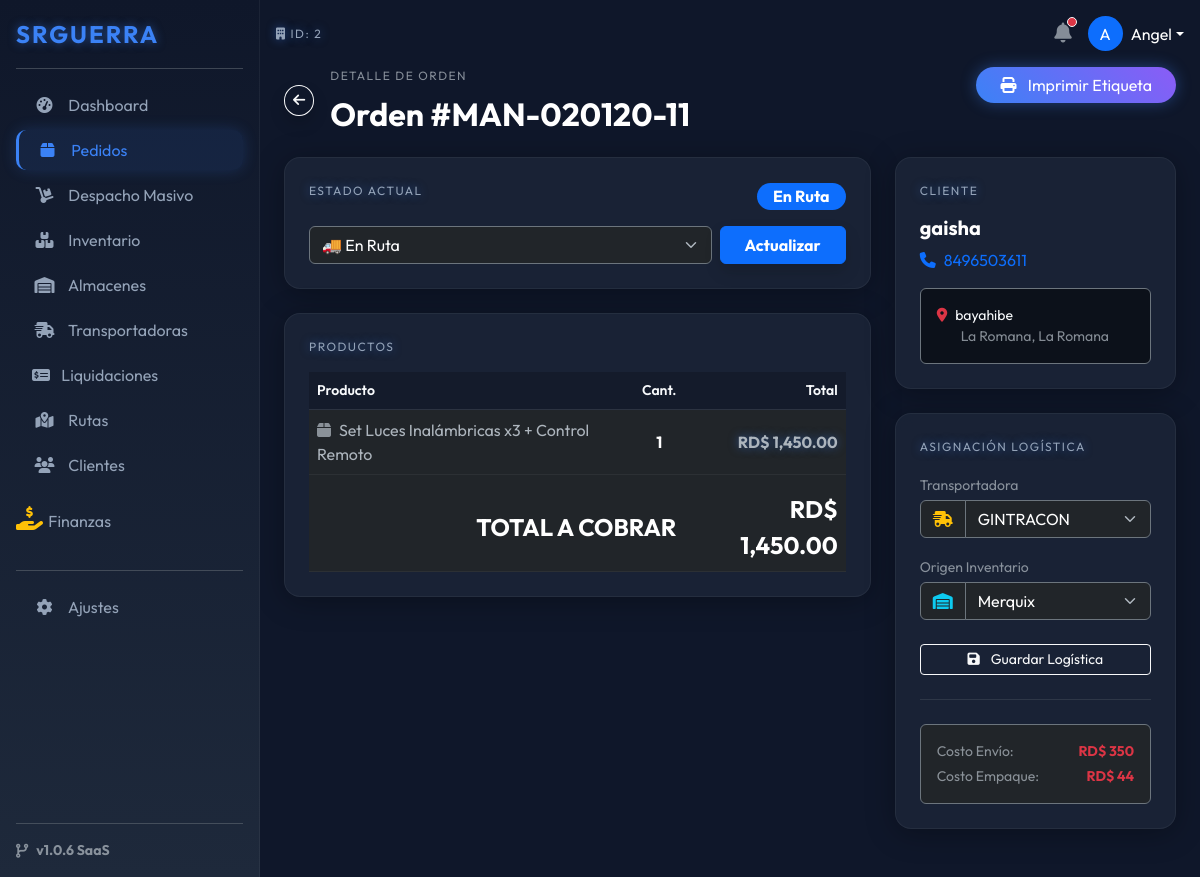
The page /index.php?ruta=pedidos/ver&id=28 (signed in) on the database its author committed.
### tables this page shows
CREATE TABLE `pedidos` (
  `id` int(11) NOT NULL,
  `empresa_id` int(11) NOT NULL,
  `cliente_id` int(11) NOT NULL,
  `transportadora_id` int(11) DEFAULT NULL,
  `almacen_id` int(11) DEFAULT NULL,
  `shopify_order_id` bigint(20) DEFAULT NULL,
  `origen` varchar(50) DEFAULT 'Manual',
  `numero_orden` varchar(50) NOT NULL,
  `estado_interno` enum('Nuevo','Confirmado','En Ruta','Entregado','Devuelto','Rechazado','Cancelado') DEFAULT 'Nuevo',
  `total_venta` decimal(10,2) NOT NULL,
  `costo_envio_real` decimal(10,2) DEFAULT 0.00,
  `costo_empaque_real` decimal(10,2) DEFAULT 0.00,
  `notas_internas` text DEFAULT NULL,
  `motivo_rechazo` text DEFAULT NULL,
  `guia_transporte` varchar(100) DEFAULT NULL,
  `fecha_creacion` datetime DEFAULT current_timestamp(),
  `fecha_entrega` datetime DEFAULT NULL,
  `fecha_actualizacion` datetime DEFAULT NULL
);

CREATE TABLE `pedidos_detalle` (
  `id` int(11) NOT NULL,
  `pedido_id` int(11) NOT NULL,
  `producto_id` int(11) DEFAULT NULL,
  `nombre_producto` varchar(255) NOT NULL,
  `cantidad` int(11) NOT NULL,
  `precio_unitario` decimal(10,2) NOT NULL,
  `costo_unitario` decimal(10,2) DEFAULT 0.00
);

CREATE TABLE `clientes` (
  `id` int(11) NOT NULL,
  `empresa_id` int(11) NOT NULL,
  `nombre` varchar(150) NOT NULL,
  `telefono` varchar(50) NOT NULL,
  `email` varchar(150) DEFAULT NULL,
  `provincia` varchar(100) DEFAULT NULL,
  `ciudad` varchar(100) DEFAULT NULL,
  `direccion` text DEFAULT NULL,
  `shopify_customer_id` bigint(20) DEFAULT NULL
);

CREATE TABLE `transportadoras` (
  `id` int(11) NOT NULL,
  `empresa_id` int(11) NOT NULL,
  `nombre` varchar(100) NOT NULL,
  `telefono` varchar(20) DEFAULT NULL,
  `codigo_acceso` varchar(50) DEFAULT NULL,
  `pin_acceso` varchar(255) DEFAULT NULL,
  `costo_envio_fijo` decimal(10,2) DEFAULT 0.00,
  `activo` tinyint(1) DEFAULT 1,
  `es_publica` tinyint(1) DEFAULT 0 COMMENT '1=Visible para todas las empresas'
);

CREATE TABLE `almacenes` (
  `id` int(11) NOT NULL,
  `empresa_id` int(11) NOT NULL,
  `nombre` varchar(100) NOT NULL,
  `ubicacion` varchar(255) DEFAULT NULL,
  `costo_empaque` decimal(10,2) DEFAULT 0.00,
  `activo` tinyint(1) DEFAULT 1
);

### modules/pedidos/ver.php (the view, shortened to what this page needs)
<?php
$pedido_id = isset($_GET['id']) ? (int)$_GET['id'] : 0;
$empresa_id = $_SESSION['empresa_id'];
$sql = "SELECT p.*,
               c.nombre as cli_nombre, c.telefono as cli_telefono, c.direccion as cli_direccion,
               c.ciudad as cli_ciudad, c.provincia as cli_provincia,
               t.nombre as trans_nombre,
               a.nombre as almacen_nombre
        FROM pedidos p
        LEFT JOIN clientes c ON p.cliente_id = c.id
        LEFT JOIN transportadoras t ON p.transportadora_id = t.id
        LEFT JOIN almacenes a ON p.almacen_id = a.id
        WHERE p.id = ? AND p.empresa_id = ?";
$stmt = $pdo->prepare($sql);
$stmt->execute([$pedido_id, $empresa_id]);
$pedido = $stmt->fetch();
$lista_trans = $pdo->query("SELECT * FROM transportadoras
        WHERE (empresa_id = $empresa_id OR es_publica = 1)
        AND activo = 1")->fetchAll();
$lista_alm = $pdo->query("SELECT * FROM almacenes WHERE empresa_id = $empresa_id AND activo = 1")->fetchAll();
$stmt_det = $pdo->prepare("SELECT * FROM pedidos_detalle WHERE pedido_id = ?");
$stmt_det->execute([$pedido_id]);
$detalles = $stmt_det->fetchAll();
?>
<div class="row mb-4">
    <div class="col-md-6 d-flex align-items-center">
        <a href="index.php?ruta=pedidos" class="btn btn-outline-light btn-sm me-3 rounded-circle shadow"><i class="fas fa-arrow-left"></i></a>
        <div>
            <span class="h-label text-muted">DETALLE DE ORDEN</span>
            <h2 class="fw-bold text-white mb-0">Orden #<?php echo htmlspecialchars($pedido['numero_orden']); ?></h2>
        </div>
    </div>
    <div class="col-md-6 text-end">
        <a href="index.php?ruta=imprimir-etiqueta&id=<?php echo $pedido['id']; ?>" target="_blank" class="btn btn-outline-warning rounded-pill px-4 btn-glow">
            <i class="fas fa-print me-2"></i> Imprimir Etiqueta
        </a>
    </div>
</div>
<div class="row g-4">
    <div class="col-lg-8">
        <div class="card-glass p-4 mb-4">
            <div class="d-flex justify-content-between align-items-center mb-3">
                <span class="h-label text-neon">ESTADO ACTUAL</span>
                <?php
                $es_devuelto = ($pedido['estado_interno'] == 'Devuelto');
                $badge_color = $es_devuelto ? 'bg-danger' : 'bg-primary';
                ?>
                <span class="badge <?php echo $badge_color; ?> fs-6 px-3 rounded-pill"><?php echo $pedido['estado_interno']; ?></span>
            </div>
            <form action="index.php?ruta=actualizar-estado-pedido" method="POST" class="d-flex gap-2">
                <div class="flex-grow-1">
                    <select name="nuevo_estado" class="form-select bg-dark text-white border-secondary">
                        <option value="En Ruta" <?php echo $pedido['estado_interno'] == 'En Ruta' ? 'selected' : ''; ?>>🚚 En Ruta</option>
                    </select>
                </div>
                <?php if ($es_devuelto): ?>
                    <button type="button" class="btn btn-secondary fw-bold px-4" disabled><i class="fas fa-lock me-2"></i> Bloqueado</button>
                <?php else: ?>
                    <button type="submit" class="btn btn-primary fw-bold px-4 shadow">Actualizar</button>
                <?php endif; ?>
            </form>
        </div>
        <div class="card-glass p-4">
            <span class="h-label text-neon mb-3">PRODUCTOS</span>
            <div class="table-responsive">
                <table class="table table-dark-custom align-middle mb-0">
                    <thead>
                        <tr class="text-muted small">
                            <th>Producto</th>
                            <th class="text-center">Cant.</th>
                            <th class="text-end">Total</th>
                        </tr>
                    </thead>
                    <tbody>
                        <?php foreach ($detalles as $d): ?>
                            <tr>
                                <td><i class="fas fa-box me-2 text-muted"></i><?php echo $d['nombre_producto']; ?></td>
                                <td class="text-center fw-bold text-white"><?php echo $d['cantidad']; ?></td>
                                <td class="text-end fw-bold text-neon">RD$ <?php echo number_format($d['precio_unitario'] * $d['cantidad'], 2); ?></td>
                            </tr>
                        <?php endforeach; ?>
                    </tbody>
                    <tfoot class="border-top border-secondary">
                        <tr>
                            <td colspan="2" class="text-end text-white fs-4 fw-bold pt-3">TOTAL A COBRAR</td>
                            <td class="text-end text-white fs-4 fw-bold pt-3">RD$ <?php echo number_format($pedido['total_venta'], 2); ?></td>
                        </tr>
                    </tfoot>
                </table>
            </div>
        </div>
    </div>
    <div class="col-lg-4">
        <div class="card-glass p-4 mb-4">
            <span class="h-label text-neon mb-3">CLIENTE</span>
            <?php if ($pedido['cli_nombre']): ?>
                <h5 class="text-white fw-bold"><?php echo $pedido['cli_nombre']; ?></h5>
                <p class="text-primary mb-3"><i class="fas fa-phone me-2"></i><?php echo $pedido['cli_telefono']; ?></p>
                <div class="p-3 bg-black bg-opacity-50 rounded border border-secondary small">
                    <i class="fas fa-map-marker-alt text-danger me-2"></i><?php echo $pedido['cli_direccion']; ?><br>
                    <span class="text-muted ms-4"><?php echo $pedido['cli_ciudad']; ?>, <?php echo $pedido['cli_provincia']; ?></span>
                </div>
            <?php else: ?>
                <div class="alert alert-warning small">Cliente eliminado.</div>
            <?php endif; ?>
        </div>
        <div class="card-glass p-4">
            <span class="h-label text-neon mb-3">ASIGNACIÓN LOGÍSTICA</span>
            <form action="index.php?ruta=guardar-pedido" method="POST">
                <div class="mb-3">
                    <label class="text-muted small mb-1">Transportadora</label>
                    <div class="input-group">
                        <span class="input-group-text bg-dark border-secondary text-warning"><i class="fas fa-shipping-fast"></i></span>
                        <select name="transportadora_id" class="form-select bg-dark text-white border-secondary">
                            <?php foreach ($lista_trans as $t): ?>
                                <option value="<?php echo $t['id']; ?>" <?php echo ($pedido['transportadora_id'] == $t['id']) ? 'selected' : ''; ?>>
                                    <?php echo $t['nombre']; ?>
                                </option>
                            <?php endforeach; ?>
                        </select>
                    </div>
                </div>
                <div class="mb-4">
                    <label class="text-muted small mb-1">Origen Inventario</label>
                    <div class="input-group">
                        <span class="input-group-text bg-dark border-secondary text-info"><i class="fas fa-warehouse"></i></span>
                        <select name="almacen_id" class="form-select bg-dark text-white border-secondary">
                            <?php foreach ($lista_alm as $a): ?>
                                <option value="<?php echo $a['id']; ?>" <?php echo ($pedido['almacen_id'] == $a['id']) ? 'selected' : ''; ?>>
                                    <?php echo $a['nombre']; ?>
                                </option>
                            <?php endforeach; ?>
                        </select>
                    </div>
                </div>
                <?php if(!$es_devuelto): ?>
                <button type="submit" class="btn btn-outline-light w-100 btn-sm">
                    <i class="fas fa-save me-2"></i> Guardar Logística
                </button>
                <?php endif; ?>
            </form>
            <hr class="border-secondary opacity-25 my-4">
            <div class="p-3 bg-dark rounded border border-secondary">
                <div class="d-flex justify-content-between mb-1">
                    <span class="small text-muted">Costo Envío:</span>
                    <span class="small text-danger fw-bold">RD$ <?php echo number_format($pedido['costo_envio_real'], 0); ?></span>
                </div>
                <div class="d-flex justify-content-between">
                    <span class="small text-muted">Costo Empaque:</span>
                    <span class="small text-danger fw-bold">RD$ <?php echo number_format($pedido['costo_empaque_real'], 0); ?></span>
                </div>
            </div>
        </div>
    </div>
</div>
<?php include 'includes/footer.php'; ?>

### assets/css/futuristic.css (style rules this page uses)
:root { --bg-dark: #0f172a; --bg-card: #1e293b; --primary-neon: #3b82f6; --accent-neon: #8b5cf6; --text-main: #f8fafc; --text-muted: #94a3b8; --success-glow: rgba(34, 197, 94, 0.2); --danger-glow: rgba(239, 68, 68, 0.2); }
body { background-color: var(--bg-dark); color: var(--text-main); font-family: 'Outfit', sans-serif; }
.card-glass { background: rgba(30, 41, 59, 0.7); backdrop-filter: blur(10px); -webkit-backdrop-filter: blur(10px); border: 1px solid rgba(255, 255, 255, 0.05); border-radius: 16px; box-shadow: 0 4px 30px rgba(0, 0, 0, 0.3); transition: transform 0.2s; }
.text-neon { color: var(--primary-neon); text-shadow: 0 0 10px rgba(59, 130, 246, 0.5); }
.h-label { font-size: 0.75rem; text-transform: uppercase; letter-spacing: 1.5px; color: var(--text-muted); margin-bottom: 10px; display: block; }
.table-dark-custom { background: transparent; color: var(--text-muted); }
.table-dark-custom th { background: rgba(0,0,0,0.2); color: var(--text-main); border-bottom: 1px solid rgba(255,255,255,0.1); font-weight: 600; }
.table-dark-custom td { border-bottom: 1px solid rgba(255,255,255,0.05); vertical-align: middle; }
.btn-glow { background: linear-gradient(45deg, var(--primary-neon), var(--accent-neon)); border: none; color: white; box-shadow: 0 0 15px rgba(59, 130, 246, 0.4); }

### rows shown on the page
pedidos: numero_orden "MAN-020120-11", estado_interno "En Ruta", nuevo_estado "🚚 En Ruta", total_venta "1,450.00", cliente.nombre "gaisha", cliente.telefono "8496503611", cliente.direccion "bayahibe", cliente.ciudad "La Romana", cliente.provincia "La Romana", transportadora_id "GINTRACON", almacen_id "Merquix", costo_envio_real "350", costo_empaque_real "44"
pedidos_detalle: nombre_producto "Set Luces Inalámbricas x3 + Control Remoto", cantidad "1", $d['precio_unitario'] * $d['cantidad'] "1,450.00"

### other values the page prints
$_SESSION['empresa_id'] "2"
substr($_SESSION['usuario_nombre'], 0, 1) "A"
explode(' ', $_SESSION['usuario_nombre'])[0] "Angel"
